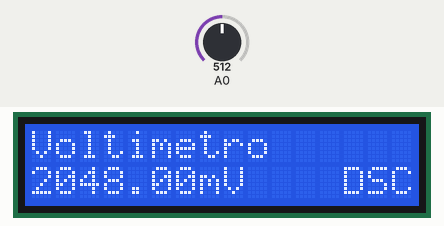
Recording of a sketch running on a simulated Arduino Uno, built with avr-gcc and run on an emulated ATmega328P. Parts: 16×2 character LCD. The test bench sets the inputs (shaded band); at power-on: A0 = 512. What the sketch prints to the serial monitor is not drawn.

Above: at 4.2 s.
4.3 s: A0 set to 716
At 6.1 s:
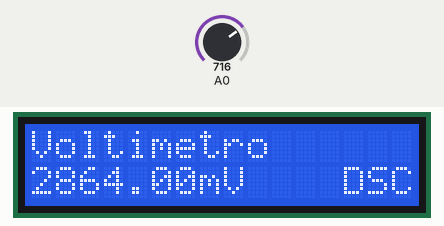
6.5 s: A0 set to 900
At 8.2 s:
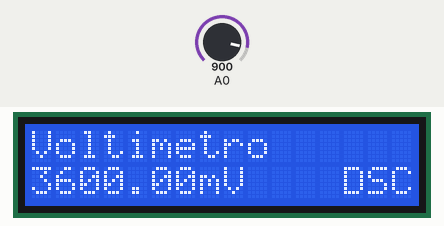
8.5 s: A0 set to 1023
At 10.2 s:
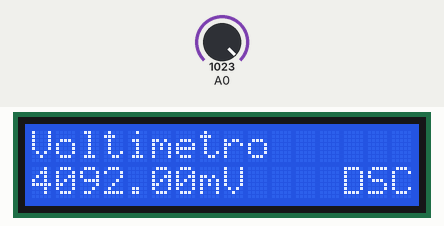
Timing chart, 0 to 11.7 s (numbered marks = the images above; inputs shaded):
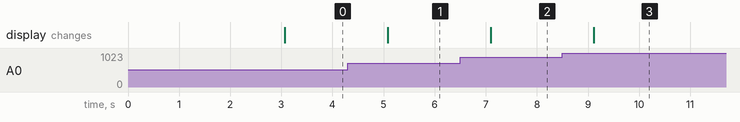

The sketch:

Voltimetro-Potenciometro_LCD.ino
```cpp
#include<LiquidCrystal.h>
LiquidCrystal pantalla(2, 3, 4, 5, 6, 7);
int valor = 0;
float voltage = 0.0;

void setup() {
  Serial.begin(9600);
  pantalla.begin(16, 2);
  pantalla.setCursor(0,0);
  pantalla.print("MADE BY DSC");
  delay(3000);
}

void loop() {

  pantalla.clear();
  pantalla.print("Voltimetro");
  pantalla.setCursor(0,1);
  valor = analogRead(0);
  voltage =(float) ((4950/1023)*valor);
  Serial.println(valor);
  Serial.println(voltage);
  pantalla.print(voltage);
  pantalla.print("mV");
  pantalla.print("    DSC");
  delay(1000);
}
```

Measured:
- after the input at 4.3 s, the display: changes after 0.79 s (image 1)
- after the input at 6.5 s, the display: changes after 0.60 s (image 2)
- after the input at 8.5 s, the display: changes after 0.61 s (image 3)
